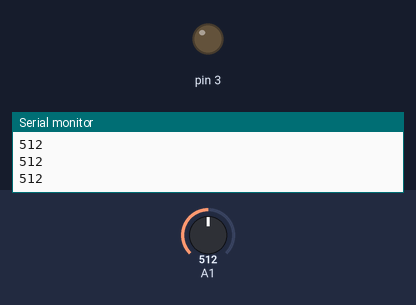
Simulated run of this sketch. Board: Arduino Uno, built with avr-gcc and run on an emulated ATmega328P. On the bench: output pins drawn as LEDs (lit = HIGH), the last lines printed to the serial monitor. Inputs (shaded band) come from the test bench; at power-on: A1 = 512.

Above: at 1.2 s.
1.3 s: A1 set to 22
2.8 s: A1 set to 17
At 3.1 s:
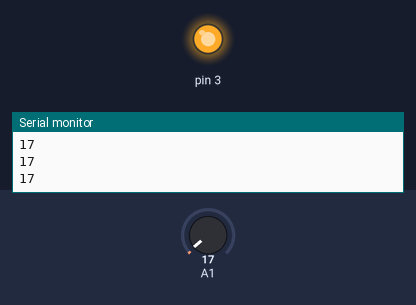
4.3 s: A1 set to 122
At 5.5 s:
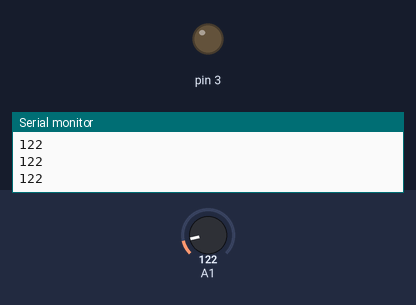
5.8 s: A1 set to 10
At 6.9 s:
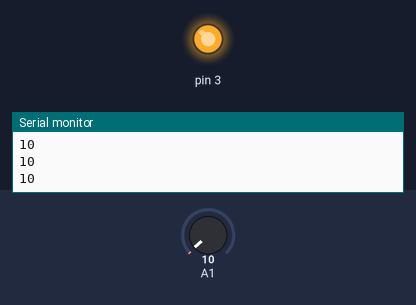
Timing chart, 0 to 8.3 s (numbered marks = the images above; inputs shaded):
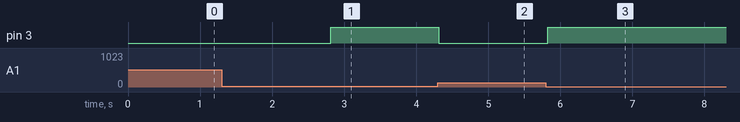

The sketch:

push-buttons.ino
```cpp
void setup() {
  Serial.begin(9600);
  pinMode(A1,INPUT_PULLUP);
  pinMode(3,OUTPUT);
}

void loop() {
  int x = analogRead(A1);
    Serial.println(x);
  if( x < 20) {

    digitalWrite(3,1);

  }
  else {
    Serial.println(x);
    digitalWrite(3,0);
  }
  delay(100);
}
```

Measured:
- the behaviour switches between 20 and 19 on A1 (found by bisection; images 0 and 1)
- after the input at 2.8 s, pin 3: LOW → HIGH at once
- after the input at 4.3 s, pin 3: HIGH → LOW at once
- after the input at 5.8 s, pin 3: LOW → HIGH at once
